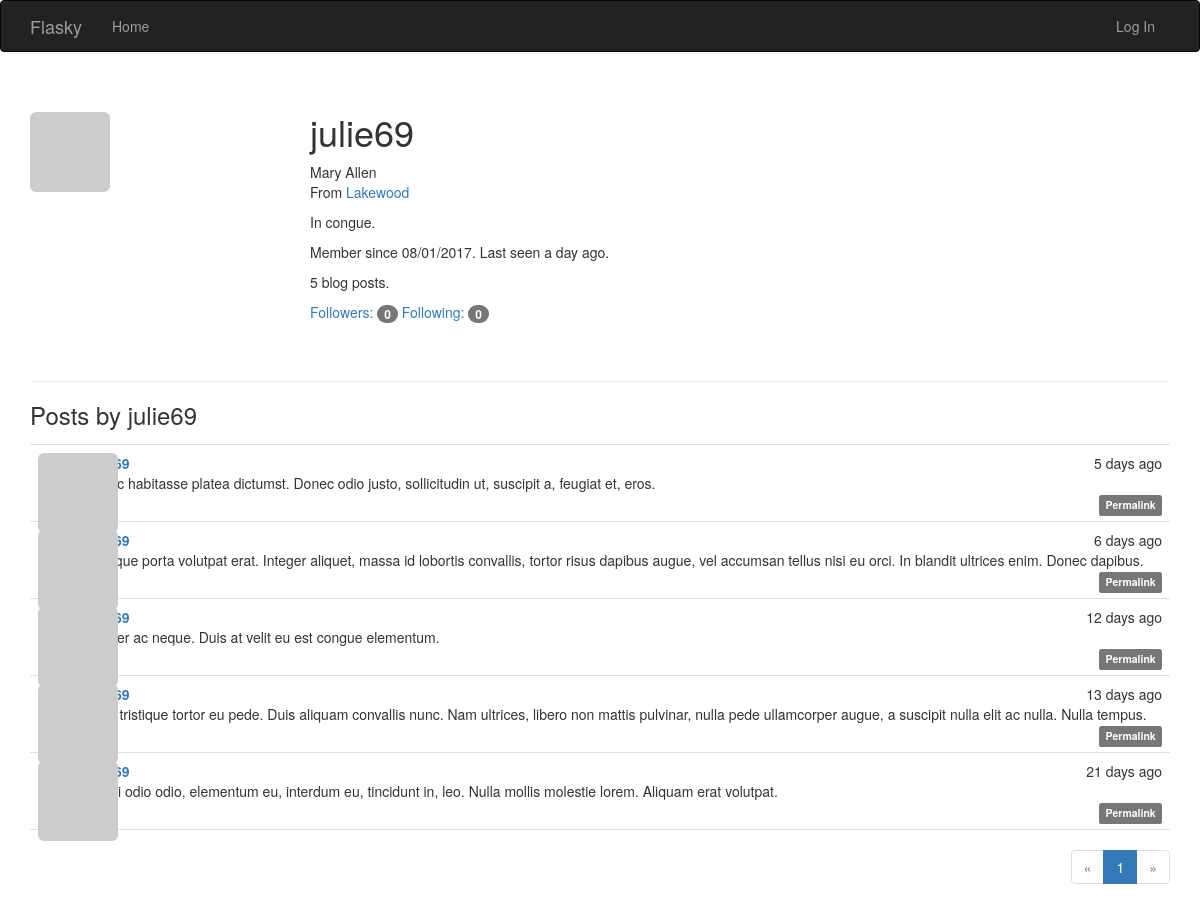
Screenshot of /user/julie69 with the database file from the repository.
### app/models.py (models this page shows, shortened)
class User(UserMixin, db.Model):
    __tablename__ = 'users'
    id = db.Column(db.Integer, primary_key=True)
    email = db.Column(db.String(64), unique=True, index=True)
    username = db.Column(db.String(64), unique=True, index=True)
    role_id = db.Column(db.Integer, db.ForeignKey('roles.id'))
    password_hash = db.Column(db.String(128))
    confirmed = db.Column(db.Boolean, default=False)
    name = db.Column(db.String(64))
    location = db.Column(db.String(64))
    about_me = db.Column(db.Text())
    member_since = db.Column(db.DateTime(), default=datetime.utcnow)
    last_seen = db.Column(db.DateTime(), default=datetime.utcnow)
    avatar_hash = db.Column(db.String(32))
    posts = db.relationship('Post', backref='author', lazy='dynamic')
    followed = db.relationship('Follow', foreign_keys=[Follow.follower_id], backref=db.backref('follower', lazy='joined'), lazy='dynamic', cascade='all, delete-orphan')
    followers = db.relationship('Follow', foreign_keys=[Follow.followed_id], backref=db.backref('followed', lazy='joined'), lazy='dynamic', cascade='all, delete-orphan')
    def gravatar(self, size=100, default='identicon', rating='g'):
        if request.is_secure:
            url = 'https://secure.gravatar.com/avatar'
        else:
            url = 'http://www.gravatar.com/avatar'
        try:
            hash = self.avatar_hash or hashlib.md5(self.email.encode('utf-8')).hexdigest()
        except:
            hash = self.avatar_hash
        return '{url}/{hash}?s={size}&d={default}&r={rating}'.format(url=url, hash=hash, size=size, default=default, rating=rating)
    @property
    def password(self):
        raise AttributeError('password is not a readable attribute')

class Post(db.Model):
    __tablename__ = 'posts'
    id = db.Column(db.Integer, primary_key=True)
    body = db.Column(db.Text)
    timestamp = db.Column(db.DateTime, index=True, default=datetime.utcnow)
    author_id = db.Column(db.Integer, db.ForeignKey('users.id'))
    body_html = db.Column(db.Text)

### app/main/views.py (the view)
@main.route('/user/<username>')
def user(username):
    user = User.query.filter_by(username=username).first_or_404()
    page = request.args.get('page', 1, type=int)
    pagination = user.posts.order_by(Post.timestamp.desc()).paginate(page, per_page=current_app.config['FLASKY_POSTS_PER_PAGE'],error_out=False)
    posts = pagination.items
    return render_template('user.html', user=user, posts=posts, pagination=pagination)

### app/auth/views.py (called while the page is built)
@auth.before_app_request
def before_request():
    if current_user.is_authenticated:
        current_user.ping()
        if not current_user.confirmed and request.endpoint and request.endpoint[:5] != 'auth.' and request.endpoint != 'static':
            return redirect(url_for('auth.unconfirmed'))

### app/main/__init__.py (called while the page is built)
@main.app_context_processor
def inject_permissions():
    return dict(Permission=Permission)

### app/models.py (called while the page is built)
    def can(self, permissions):
        return False

    def is_administrator(self):
        return False

### app/templates/user.html (shortened to what this page needs)
{% extends "base.html" %}
{% import "_macros.html" as macros %}
{% block page_content %}
<div class="page-header">
	<img class="img-rounded profile-thumbnail" src="{{ user.gravatar(size=256) }}">
		<div class="profile-header">
			<h1>{{ user.username }}</h1>
			{% if user.name or user.location %}
			<p>
				{% if user.name %}{{ user.name }}<br>{% endif %}
				{% if user.location %}
					From <a href="http://maps.google.com/?q={{ user.location }}">{{ user.location }}</a><br>
				{% endif %}
			</p>
			{% endif %}
			{% if user.about_me %}<p>{{ user.about_me }}</p>{% endif %}
			<p>Member since {{ moment(user.member_since).format('L') }}. Last seen {{ moment(user.last_seen).fromNow() }}.</p>
			<p>{{ user.posts.count() }} blog posts.</p>
			<p>
				<a href="{{ url_for('.followers', username=user.username) }}">Followers: <span class="badge">{{ user.followers.count()-1 }}</span></a>
				<a href="{{ url_for('.followed_by', username=user.username) }}">Following: <span class="badge">{{ user.followed.count()-1 }}</span></a>
			</p>
		</div>
</div>
<h3>Posts by {{ user.username }}</h3>
{% include '_posts.html' %}
{% if pagination %}
	<div class="pagination">
		{{ macros.pagination_widget(pagination, '.user', username=user.username) }}
	</div>
{% endif %}
{% endblock %}

### app/templates/_posts.html (shortened to what this page needs)
<ul class="posts">
	{% for post in posts %}
	<li class="post">
		<div class="post-thumbnail">
			<a href="{{ url_for('.user', username=post.author.username) }}">
				<img class="img-rounded profile-thumbnail" src="{{ post.author.gravatar(size=40) }}">
			</a>
		</div>
		<div class="post-content">
			<div class="post-date">{{ moment(post.timestamp).fromNow() }}</div>
			<div class="post-author"><a href="{{ url_for('.user', username=post.author.username) }}">{{ post.author.username }}</a></div>
			<div class="post-body">
				{% if post.body_html %}
					{{ post.body_html | safe }}
				{% else %}
					{{ post.body }}
				{% endif %}
			</div>
			<div class="post-footer">
				<a href="{{ url_for('.post', id=post.id) }}">
					<span class="label label-default">Permalink</span>
				</a>
			</div>
		</div>
	</li>
	{% endfor %}
</ul>

### app/static/styles.css (style rules this page uses)
.profile-thumbnail { position: absolute; }
.profile-header { min-height: 260px; margin-left: 280px; }
ul.posts { list-style-type: none; padding: 0px; margin: 16px 0px 0px 0px; border-top: 1px solid #e0e0e0; }
ul.posts li.post { padding: 8px; border-bottom: 1px solid #e0e0e0; }
div.post-date { float: right; }
div.post-author { font-weight: bold; }
div.post-thumbnail { position: absolute; }
div.post-content { margin-left: 48px; min-height: 48px; }
div.pagination { width: 100%; text-align: right; padding: 0px; margin: 0px; }
div.post-footer { text-align: right; }

### rows the page displays
User: username "julie69", name "Mary Allen", location "Lakewood", about_me "In congue.", member_since "08/01/2017", last_seen "a day ago"
Post: timestamp "5 days ago", body "In hac habitasse platea dictumst. Donec odio justo, sollicitudin ut, suscipit a, feugiat et, eros."
Post: timestamp "6 days ago", body "Quisque porta volutpat erat. Integer aliquet, massa id lobortis convallis, tortor risus dapibus augue, vel accumsan tellus nisi eu orci. In blandit ultrices enim. Donec dapibus."
Post: timestamp "12 days ago", body "Integer ac neque. Duis at velit eu est congue elementum."
Post: timestamp "13 days ago", body "Nam tristique tortor eu pede. Duis aliquam convallis nunc. Nam ultrices, libero non mattis pulvinar, nulla pede ullamcorper augue, a suscipit nulla elit ac nulla. Nulla tempus."
Post: timestamp "21 days ago", body "Morbi odio odio, elementum eu, interdum eu, tincidunt in, leo. Nulla mollis molestie lorem. Aliquam erat volutpat."

### other values shown
{{ user.posts.count() }} "5"
{{ user.followers.count()-1 }} "0"
{{ user.followed.count()-1 }} "0"
{{ p }} "1"
